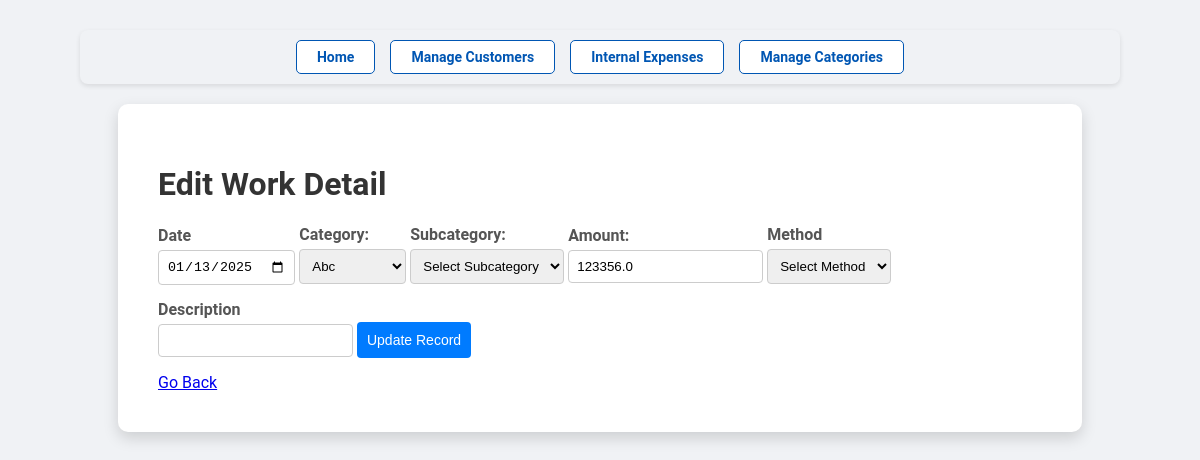
Screenshot of /customer/1/work_details/10/edit with the database file from the repository.
### models.py (models this page shows)
class WorkDetail(db.Model):
  id = db.Column(db.Integer, primary_key=True)
  customer_id = db.Column(db.Integer, db.ForeignKey('customer.id'), nullable=False)
  date = db.Column(db.Date, nullable=False, default=datetime.utcnow)
  category_id = db.Column(db.Integer, db.ForeignKey('category.id'), nullable=False)
  subcategory_id = db.Column(db.Integer, db.ForeignKey('subcategory.id'), nullable=False)
  amount = db.Column(db.Float, nullable=False)
  method = db.Column(db.Text)
  description = db.Column(db.Text)
  category = db.relationship('Category', backref='work_details', lazy=True)
  subcategory = db.relationship('Subcategory', backref='work_details', lazy=True)

class Category(db.Model):
  id = db.Column(db.Integer, primary_key=True)
  name = db.Column(db.String(50), nullable=False, unique=True)
  type = db.Column(db.String(10), nullable=False)  # inflow or outflow

### abconstruction.py (the view, shortened to what this page needs)
@app.route('/customer/<int:customer_id>/work_details/<int:work_id>/edit', methods=['GET', 'POST'])
def edit_work_detail(customer_id, work_id):
  work = WorkDetail.query.get_or_404(work_id)
  categories = Category.query.all()
  subcategories = Subcategory.query.all()
  return render_template('edit_work_detail.html',
                         customer_id=customer_id,
                         work=work,
                         categories=categories,
                         subcategories=subcategories)

### templates/edit_work_detail.html (shortened to what this page needs)
<!DOCTYPE html>
<html lang="en">
<head>
    <link rel="stylesheet" href="{{ url_for('static', filename='styles.css') }}">
</head>
<body>
  <div class="navigation">
    <a href="{{ url_for('dashboard') }}" class="btn btn-secondary">Home</a>
    <a href="{{ url_for('manage_customers') }}" class="btn btn-secondary">Manage Customers</a>
    <a href="{{ url_for('manage_expenses') }}" class="btn btn-secondary">Internal Expenses</a>
    <a href="{{ url_for('manage_categories') }}" class="btn btn-secondary">Manage Categories</a>
  </div>
  <div class="container">
    <h1>Edit Work Detail</h1>
    <form method="POST">
      <div class="form-group">
        <label for="date">Date</label>
        <input type="date" name="date" value="{{ work.date.strftime('%Y-%m-%d') }}" required pattern="\d{4}-\d{2}-\d{2}">
      </div>
      <div class="form-group">
        <label for="category">Category:</label>
        <select name="category_id" id="category" required>
            {% for category in categories %}
                <option value="{{ category.id }}" {% if work.category_id == category.id %}selected{% endif %}>
                    {{ category.name }}
                </option>
            {% endfor %}
        </select>
      </div>
      <div class="form-group">
        <label for="subcategory">Subcategory:</label>
        <select name="subcategory_id" id="subcategory" data-selected="{{ work.subcategory_id or '' }}" required>
        </select>
      </div>
      <div class="form-group">
        <label for="amount">Amount:</label>
        <input type="text" id="amount" name="amount" value="{{ work.amount }}" required pattern="\d+(\.\d{1,2})?">
      </div>
      <div class="form-group">
        <label for="method">Method</label>
        <select name="method" id="method" data-selected="{{ work.method }}" required>
        </select>
      </div>
      <div class="form-group">
        <label for="description">Description</label>
        <input type="text" name="description" id="description" value="{{ work.description }}">
      </div>
      <div class="form-group">
        <button type="submit">Update Record</button>
      </div>
    </form>
    <a href="javascript:history.back();">Go Back</a>
  </div>
</body>
</html>

### static/styles.css (style rules this page uses)
body { font-family: 'Roboto', Arial, sans-serif; margin: 0; color: #333; padding: 10px 80px; background-color: #f0f2f5; }
.container { text-align: left; float: center; width: 85%; max-width: 85%; margin: 20px auto; padding: 40px; background: #ffffff; border-radius: 10px; box-shadow: 0 6px 15px rgba(0, 0, 0, 0.15); margin-bottom: 15px; }
.navigation { display: flex; justify-content: center; gap: 15px; margin: 20px 0; background-color: #f0f2f5; padding: 10px 15px; border-radius: 8px; box-shadow: 0 2px 5px rgba(0, 0, 0, 0.1); }
.navigation a { display: inline-block; padding: 8px 20px; color: #0056b3; text-decoration: none; font-size: 14px; font-weight: bold; background-color: #ffffff; border: 1px solid #0056b3; border-radius: 5px; transition: all 0.3s ease; }
.btn { text-decoration: none; padding: 8px 15px; border-radius: 5px; font-weight: bold; display: inline-block; }

### templates/edit_work_detail.html (style rules this page uses)
.form-group { display: inline-block; margin-bottom: 15px; }
.form-group label { display: block; margin-bottom: 5px; font-weight: bold; color: #555; }
.form-group input[type="text"], .form-group input[type="date"], .form-group select { padding: 8px; border: 1px solid #ccc; border-radius: 4px; }
button { padding: 10px; background-color: #007bff; color: #fff; border: none; border-radius: 4px; cursor: pointer; font-size: 14px; }

### rows the page displays
WorkDetail: date "01/13/2025", category_id "Abc", subcategory_id "Select Subcategory", amount "123356.0", method "Select Method"
